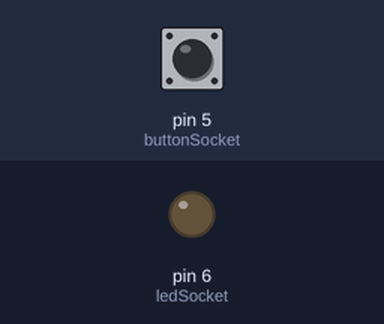
The sketch below on a simulated Arduino Uno, built with avr-gcc and run on an emulated ATmega328P. Parts: output pins drawn as LEDs (lit = HIGH). The test bench sets the inputs (shaded band); at power-on: pin 5 (buttonSocket) LOW.

Above: at 1.2 s.
1.3 s: pin 5 (buttonSocket) pulled HIGH for 0.15 s
At 1.96 s:
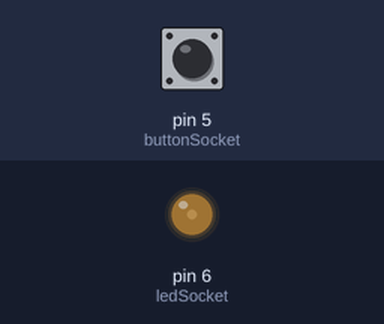
At 2.46 s:
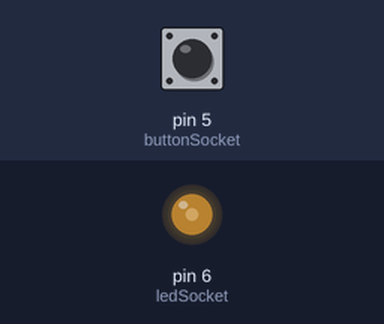
4.3 s: pin 5 (buttonSocket) pulled HIGH for 1 s
At 4.3 s:
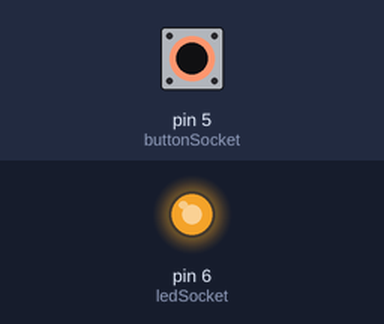
Timing chart, 0 to 7.3 s (numbered marks = the images above; inputs shaded):
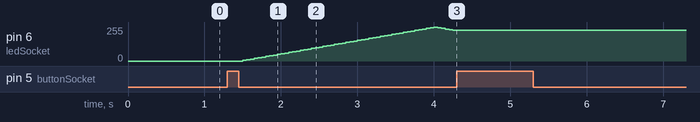

Measured:
- after the input at 1.3 s, pin 6 (ledSocket): rises from 0/255 to 255/255 in 2.5 s, then falls to 230/255 in 0.25 s
- after the input at 4.3 s, pin 6 (ledSocket): stops changing and stays 230/255

The sketch:

M03C06.ino
```cpp
const int ledSocket = 6;
const int buttonSocket = 5;
int brightness = 0;
int fadeAmount = 5;
bool runState = false;

void setup() {
  pinMode(ledSocket, OUTPUT);
  pinMode(buttonSocket, INPUT);
}

void loop() {
  if(runState == true){
    analogWrite(ledSocket, brightness);
    brightness = brightness + fadeAmount;
    if (brightness <= 0 || brightness >= 255){
      fadeAmount = -fadeAmount;
  }
  delay(50);
  }
  if(digitalRead(buttonSocket)){
    runState = not runState;
    while(digitalRead(buttonSocket)){
      delay(10);
    }
  }
}
```
